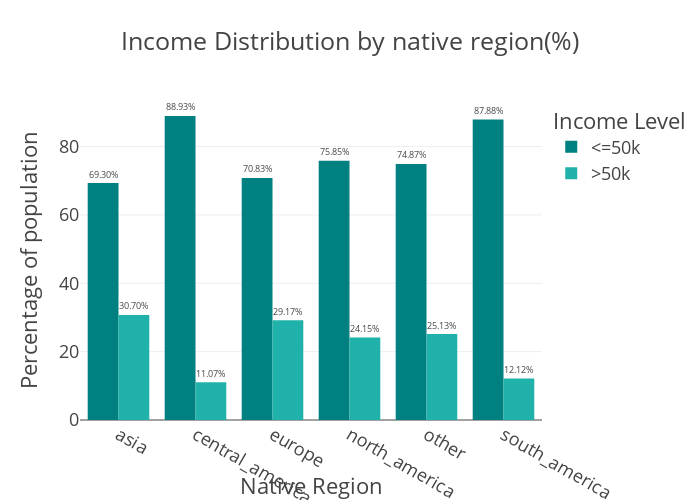

Notebook cell for this chart:
### Code cell
fig=px.bar(adult_df_income_reg,
           x='native_region',
           y='percentage',
           color='income',
           title='Income Distribution by native region(%)',
           color_discrete_sequence=["teal","LightSeaGreen"],
           barmode='group',
           text='percentage',
           width=700,
           height=500
           
           
              
)
fig.update_layout(template="presentation",
                 xaxis_title='Native Region',
                  yaxis_title='Percentage of population',
                  legend_title=dict(text='Income Level'),
                 paper_bgcolor="rgba(0,0,0,0)",plot_bgcolor=("rgba(0,0,0,0)")
                 )
fig.update_traces(texttemplate='%{text:.2f}%',textposition='outside') 
fig.show()
fig.write_image(os.path.join(result_dir,'income_distribution_byNativeRegion_bar_chart.jpg'))
fig.write_image(os.path.join(result_dir,'income_distribution_byNativeRegion_bar_chart.png'))
fig.write_html(os.path.join(result_dir,'income_distribution_byNativeRegion_bar_chart.html'))

### Figure 1 — Plotly figure (JSON) as saved in the notebook; plotly's stock layout.template omitted (floating-point values rounded to 4 significant figures)
{"data": [{"alignmentgroup": "True", "hovertemplate": "income=<=50k<br>native_region=%{x}<br>percentage=%{text}<extra></extra>", "legendgroup": "<=50k", "marker": {"color": "teal", "pattern": {"shape": ""}}, "name": "<=50k", "offsetgroup": "<=50k", "orientation": "v", "showlegend": true, "text": [69.3, 88.93, 70.83, 75.85, 74.87, 87.88], "textposition": "outside", "texttemplate": "%{text:.2f}%", "type": "bar", "x": ["asia", "central_america", "europe", "north_america", "other", "south_america"], "xaxis": "x", "y": [69.3, 88.93, 70.83, 75.85, 74.87, 87.88], "yaxis": "y"}, {"alignmentgroup": "True", "hovertemplate": "income=>50k<br>native_region=%{x}<br>percentage=%{text}<extra></extra>", "legendgroup": ">50k", "marker": {"color": "LightSeaGreen", "pattern": {"shape": ""}}, "name": ">50k", "offsetgroup": ">50k", "orientation": "v", "showlegend": true, "text": [30.7, 11.07, 29.17, 24.15, 25.13, 12.12], "textposition": "outside", "texttemplate": "%{text:.2f}%", "type": "bar", "x": ["asia", "central_america", "europe", "north_america", "other", "south_america"], "xaxis": "x", "y": [30.7, 11.07, 29.17, 24.15, 25.13, 12.12], "yaxis": "y"}], "layout": {"barmode": "group", "height": 500, "legend": {"title": {"text": "Income Level"}, "tracegroupgap": 0}, "paper_bgcolor": "rgba(0, 0, 0, 0)", "plot_bgcolor": "rgba(0, 0, 0, 0)", "title": {"text": "Income Distribution by native region(%)"}, "width": 700, "xaxis": {"anchor": "y", "autorange": true, "domain": [0, 1], "range": [-0.5, 5.5], "title": {"text": "Native Region"}, "type": "category"}, "yaxis": {"anchor": "x", "autorange": true, "domain": [0, 1], "range": [0, 93.61], "title": {"text": "Percentage of population"}, "type": "linear"}}}
